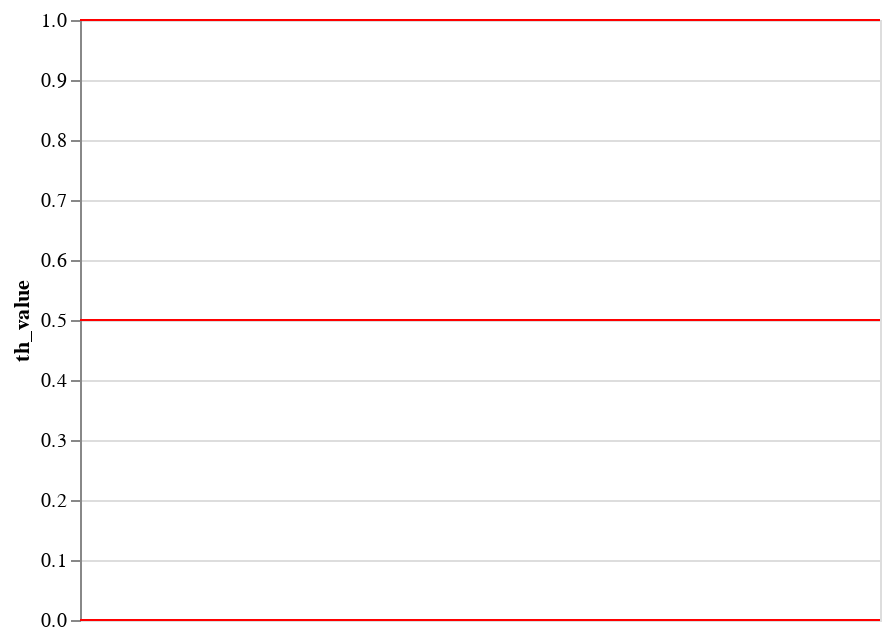

The code cell stored with this chart in its notebook:
### Code cell
thresholds_data = pd.DataFrame([
    {"th_value": 1.0, "th": "End"},
    {"th_value": 0.5, "th": "Middle"},
    {"th_value": 0.0, "th": "Beginning"},
])
thresholds_rules = alt.Chart(thresholds_data).mark_rule(color='red').encode(
    y='th_value:Q', 
    opacity=alt.value(0.3)
)

thresholds_text = alt.Chart(thresholds_data).mark_text(
    align='left', dx=0, color='lightgrey'
).encode(
    alt.Y('th_value:Q'),
    text='th',
)
thresholds_rules

### Figure 1 — Vega-Lite specification as saved in the notebook (floating-point values rounded to 4 significant figures)
{"$schema": "https://vega.github.io/schema/vega-lite/v3.4.0.json", "config": {"mark": {"tooltip": null}, "view": {"height": 300, "width": 400}}, "data": {"name": "data-97006d25b397c5a3738415efccc1a89e"}, "datasets": {"data-97006d25b397c5a3738415efccc1a89e": [{"th": "End", "th_value": 1}, {"th": "Middle", "th_value": 0.5}, {"th": "Beginning", "th_value": 0}]}, "encoding": {"y": {"field": "th_value", "type": "quantitative"}}, "mark": {"color": "red", "type": "rule"}, "usermeta": {"embedOptions": {"theme": "dark"}}}
